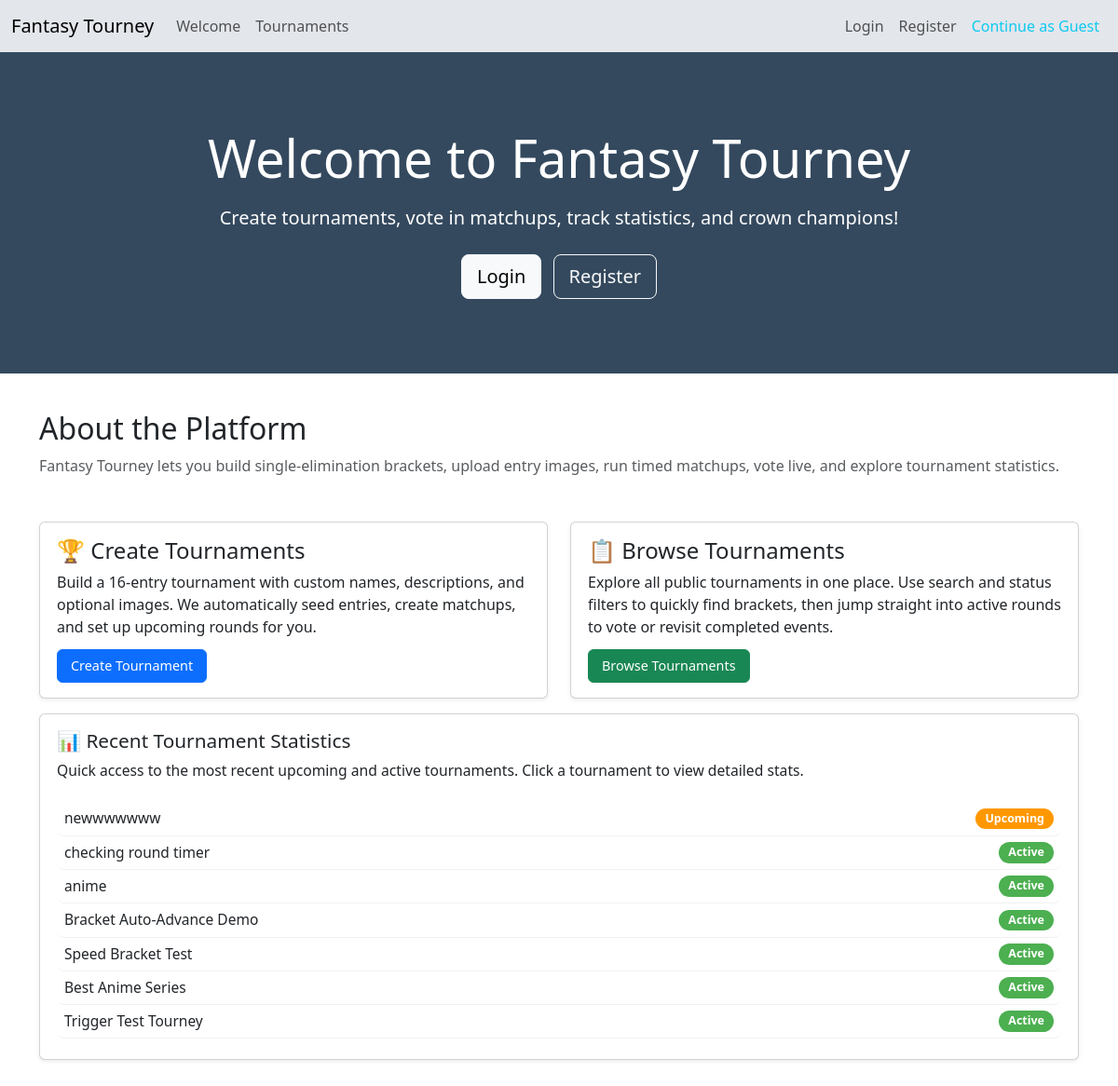
Screenshot of /welcome.php with the database file from the repository.
### tables this page shows
CREATE TABLE `tournament` (
  `tournament_id` int(11) NOT NULL AUTO_INCREMENT,
  `title` varchar(255) NOT NULL CHECK (`title` <> ''),
  `description` varchar(255) NOT NULL CHECK (`description` <> ''),
  `start_at` datetime NOT NULL,
  `end_at` datetime DEFAULT NULL,
  `tourneystatus` enum('Upcoming','Active','Completed') NOT NULL,
  `user_id` int(11) NOT NULL,
  PRIMARY KEY (`tournament_id`),
  UNIQUE KEY `title` (`title`),
  KEY `user_id` (`user_id`),
  CONSTRAINT `tournament_ibfk_1` FOREIGN KEY (`user_id`) REFERENCES `users` (`user_id`)
);

### welcome.php (the view, shortened to what this page needs)
<?php
require_once("./navbar.php");
$isLoggedIn  = isset($_SESSION["user_id"]) && $_SESSION["user_id"] !== "guest";
$isGuest     = isset($_SESSION["role"]) && $_SESSION["role"] === "guest";
$hasCurrentTournament = isset($_SESSION['current_tournament_id'])
    && ctype_digit((string)$_SESSION['current_tournament_id']);
$currentTournamentId = $hasCurrentTournament ? (int)$_SESSION['current_tournament_id'] : null;
$displayTournaments = [];
if (function_exists('get_pdo_connection')) {
    try {
        $db = get_pdo_connection();
        $stmt = $db->prepare("
            SELECT tournament_id, title, tourneystatus, start_at, end_at
            FROM tournament
            ORDER BY start_at DESC, tournament_id DESC
        ");
        $stmt->execute();
        $tournaments = $stmt->fetchAll(PDO::FETCH_ASSOC);
        if (!empty($tournaments)) {
            $upcoming  = [];
            $active    = [];
            $completed = [];
            foreach ($tournaments as $t) {
                $statusRaw = strtolower(trim($t['tourneystatus'] ?? ''));
                $status = null;
                if (in_array($statusRaw, ['upcoming', 'active', 'completed'], true)) {
                    $status = ucfirst($statusRaw);
                }
                $t['tourneystatus'] = $status;
                if ($status === "Upcoming") {
                    $upcoming[] = $t;
                } elseif ($status === "Active") {
                    $active[] = $t;
                } elseif ($status === "Completed") {
                    $completed[] = $t;
                }
            }
            $displayTournaments = array_slice($upcoming, 0, 6);
            $displayTournaments = array_merge(
                $displayTournaments,
                array_slice($active, 0, 6)
            );
            $max = 12;
            if (count($displayTournaments) < $max) {
                $remaining = $max - count($displayTournaments);
                $displayTournaments = array_merge(
                    $displayTournaments,
                    array_slice($completed, 0, $remaining)
                );
            }
        }
    } catch (Throwable $e) {
        $displayTournaments = [];
    }
}
?>
<!DOCTYPE html>
<html lang="en">
<head>
    <link href="https://cdn.jsdelivr.net/npm/bootstrap@5.3.8/dist/css/bootstrap.min.css"
          rel="stylesheet" />
</head>
<body>
<div class="welcome-header">
    <h1 class="display-4 mb-3">Welcome to Fantasy Tourney</h1>
    <p class="lead">Create tournaments, vote in matchups, track statistics, and crown champions!</p>
    <?php if (!$isLoggedIn && !$isGuest): ?>
        <div class="mt-4">
            <a href="login.php" class="btn btn-light btn-lg me-2">Login</a>
            <a href="register.php" class="btn btn-outline-light btn-lg">Register</a>
        </div>
    <?php elseif ($isGuest): ?>
        <p class="mt-3 fs-4 fw-semibold">You’re browsing as a Guest.</p>
        <a href="logout.php" class="btn btn-outline-light btn-lg">Exit Guest Mode</a>
    <?php endif; ?>
</div>
<div class="container mb-5">
    <div class="mb-5">
        <h2>About the Platform</h2>
        <p class="text-muted">
            Fantasy Tourney lets you build single-elimination brackets, upload entry images,
            run timed matchups, vote live, and explore tournament statistics.
        </p>
    </div>
    <div class="row g-4 mb-3">
        <div class="col-md-6">
            <div class="card feature-card h-100 shadow-sm">
                <div class="card-body">
                    <h4 class="card-title">🏆 Create Tournaments</h4>
                    <p class="card-text">
                        Build a 16-entry tournament with custom names, descriptions, and optional
                        images. We automatically seed entries, create matchups, and set up upcoming
                        rounds for you.
                    </p>
                    <?php if (!$isLoggedIn): ?>
                        <button class="btn btn-primary" data-bs-toggle="modal" data-bs-target="#guestPromptModal">
                            Create Tournament
                        </button>
                    <?php else: ?>
                        <a href="create_tournament.php" class="btn btn-primary">Create Tournament</a>
                    <?php endif; ?>
                </div>
            </div>
        </div>
        <div class="col-md-6">
            <div class="card feature-card h-100 shadow-sm">
                <div class="card-body">
                    <h4 class="card-title">📋 Browse Tournaments</h4>
                    <p class="card-text">
                        Explore all public tournaments in one place. Use search and status filters
                        to quickly find brackets, then jump straight into active rounds to vote or
                        revisit completed events.
                    </p>
                    <a href="tournaments.php" class="btn btn-success">Browse Tournaments</a>
                </div>
            </div>
        </div>
    </div>
    <div class="row g-4">
        <div class="col-12">
            <div class="card feature-card shadow-sm">
                <div class="card-body">
                    <h4 class="card-title recent-stats-title">📊 Recent Tournament Statistics</h4>
                    <p class="card-text recent-stats-text">
                        Quick access to the most recent upcoming and active tournaments.
                        Click a tournament to view detailed stats.
                    </p>
                    <?php if (empty($displayTournaments)): ?>
                        <p class="text-muted mb-0">No tournaments available yet.</p>
                    <?php else: ?>
                        <div class="tournament-list">
                            <?php foreach ($displayTournaments as $t): ?>
                                <?php
                                    $id     = (int)$t['tournament_id'];
                                    $title  = htmlspecialchars($t['title']);
                                    $status = $t['tourneystatus'];
                                    $pillClass = 'status-pill-' . strtolower($status);
                                    $isCurrent = $hasCurrentTournament && $currentTournamentId === $id;
                                ?>
                                <a href="statistics.php?tournament_id=<?= $id ?>" class="tournament-link">
                                    <div class="tournament-item">
                                        <div>
                                            <span class="tournament-title<?= $isCurrent ? ' text-primary' : '' ?>">
                                                <?= $title ?>
                                            </span>
                                        </div>
                                        <span class="status-pill <?= $pillClass ?>">
                                            <?= htmlspecialchars($status) ?>
                                        </span>
                                    </div>
                                </a>
                            <?php endforeach; ?>
                        </div>
                    <?php endif; ?>
                </div>
            </div>
        </div>
    </div>
</div>
</body>
</html>

### welcome.php (style rules this page uses)
.welcome-header { background: #34495E; color: white; padding: 80px 20px; text-align: center; margin-bottom: 40px; }
.feature-card { transition: transform .15s ease, box-shadow .15s ease; }
.feature-card .card-body { padding: 16px 18px; display: flex; flex-direction: column; }
.feature-card .card-text { flex-grow: 1; margin-bottom: 12px; }
.feature-card .card-body .btn { align-self: flex-start; margin-top: auto; padding: 6px 14px; font-size: 0.9rem; border-radius: 6px; }
.tournament-list { max-height: 260px; overflow-y: auto; margin-top: 10px; }
.tournament-link { display: block; padding: 6px 8px; border-radius: 8px; border-bottom: 1px solid #f1f1f1; color: inherit; text-decoration: none; transition: background-color .12s ease, transform .12s ease, box-shadow .12s ease; }
.tournament-item { display: flex; justify-content: space-between; align-items: center; font-size: 0.95rem; }
.tournament-title { font-weight: 500; font-size: 0.97rem; }
.status-pill { border-radius: 999px; padding: 2px 10px; font-size: 0.78rem; font-weight: 600; color: #fff; }
.status-pill-upcoming { background-color: #FF9800; }
.status-pill-active { background-color: #4CAF50; }
.recent-stats-title { font-size: 1.3rem; }
.recent-stats-text { font-size: 0.98rem; }

### rows the page displays
tournament: title "newwwwwww", tourneystatus "Upcoming"
tournament: title "checking round timer", tourneystatus "Active"
tournament: title "anime", tourneystatus "Active"
tournament: title "Bracket Auto-Advance Demo", tourneystatus "Active"
tournament: title "Speed Bracket Test", tourneystatus "Active"
tournament: title "Best Anime Series", tourneystatus "Active"
tournament: title "Trigger Test Tourney", tourneystatus "Active"
